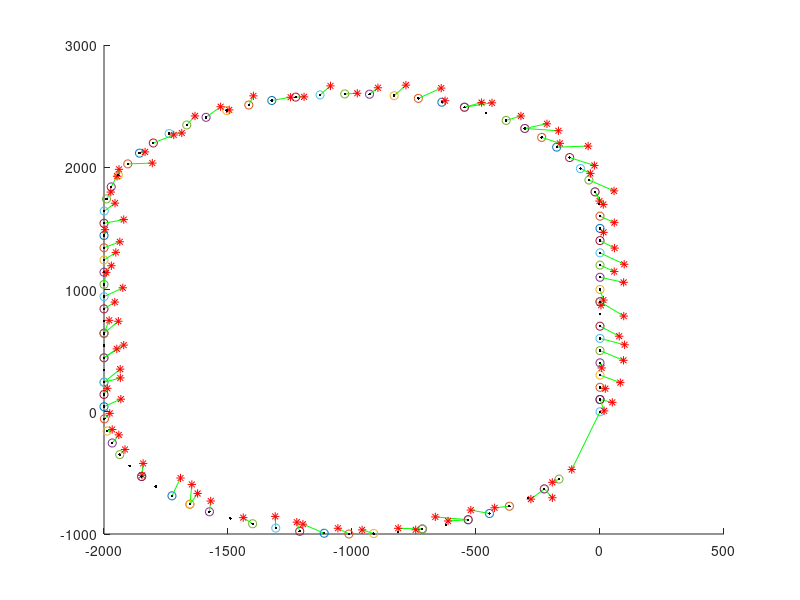
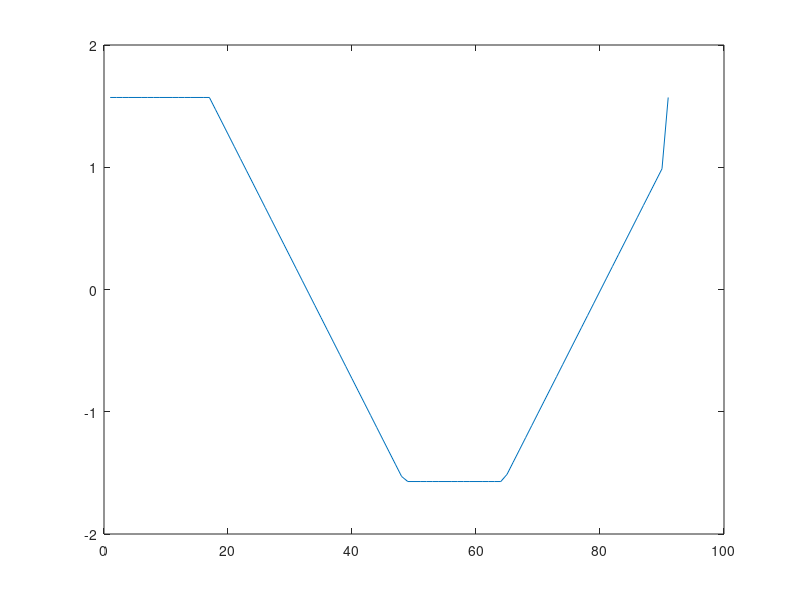

Write MATLAB code to recreate these figures, in order.
function Fixed_desierd_traj()
    vd=1;
    acc=.1;
    vd=1000*vd;
    vs=1*vd; %velocity of the path
    vu=2*vd;
    ls=1600; %straight length
    ru=1000; %circle radius
    Tf=round(2*ls/vs+4*pi*ru/vu);
    t=0:acc:Tf;
for i=1:length(t)
   Xd(:,i)=timed_trajectory(t(i));
end
hold on
for i=1:length(t)
z=Xd(:,i)+100*[rand(2,1);0;0;0;0];
Xd_new=nearest_traj(Xd,t(i),z);
plot(Xd_new(1),Xd_new(2),'o');
plot([z(1) Xd_new(1)],[z(2) Xd_new(2)],'g');
plot(z(1),z(2),'r*');
end
plot(Xd(1,:),Xd(2,:),'.k'); %cnstant points

figure
plot(asin(sin(Xd(3,:))))

function xd=timed_trajectory(t)    
    vd=1;
    acc=.1;
    vd=1000*vd;
    vs=1*vd; %velocity of the path
    vu=2*vd;
    ls=1600; %straight length
    ru=1000; %circle radius
    Tf=round(2*ls/vs+4*pi*ru/vu);
    t1=ls/vs;
    t2=ls/vs+2*pi*ru/vu;
    t3=2*ls/vs+2*pi*ru/vu;
    wr=.5*vu/ru; R=ru;
    if t<ls/vs
        xd=[0;vs*t;pi/2;0;vs;0];
    elseif t>=t1 && t<t2
        xd=[-ru+ru*sin(pi/2-wr*(t-t1));vs*t1+R*cos(pi/2-wr*(t-t1));
            wr*(t-t1)+pi/2;wr*R*cos(wr*(t-t1));-wr*R*sin(wr*(t-t1));wr*sign(t-t1)];
    elseif t>=t2 && t<t3
        xd=[-2*ru;ls-vs*(t-t2);-pi/2;0;vs;0];
    elseif t>=t3 && t<Tf
        xd=[-ru-ru*sin(pi/2-wr*(t-t3));-R*cos(pi/2-wr*(t-t3))
            wr*(t-t3)-pi/2;wr*R*cos(wr*(t-t1));-wr*R*sin(wr*(t-t1));wr*sign(t-t1)];
    elseif t>=Tf
        xd=[0;0;pi/2;0;0;0];
    end
 
function bestX=nearest_traj(Xd,t,z)
% z is  [x y psi ] of the robot
if isempty(Xd)
 Fixed_desierd_traj();
end
bestX=timed_trajectory(0);    
    nearest=1500;
    for j=1:length(Xd(1,:))
        ppdir_err=atan2((-z(2)+Xd(2,j)),(-z(1)+Xd(1,j)));        
%         if (norm(z(1:2,i)-Xd2(1:2,j),2)<nearest  && abs(ppdir_err-z(3,i))<.4*pi && (-z(2,i)+Xd2(2,j))<0)
        if (norm(z(1:2)-Xd(1:2,j),2)<nearest && cos(ppdir_err-z(3))>.3)
            bestX=Xd(:,j);
            nearest=norm(z(1:2)-Xd(1:2,j),2)+cos(ppdir_err-z(3))*10;
        end
    end